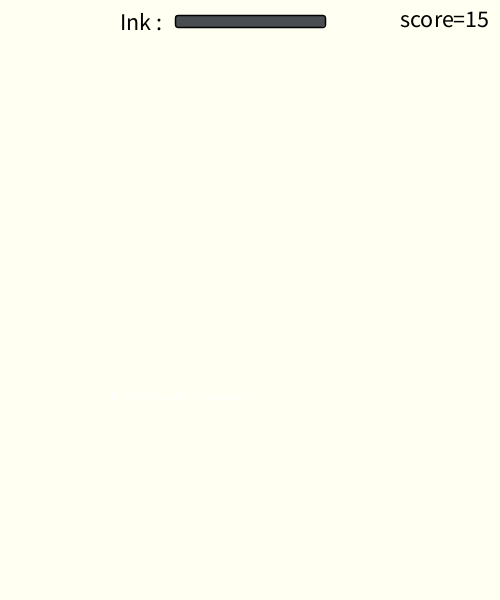
Frame 1 (no input)
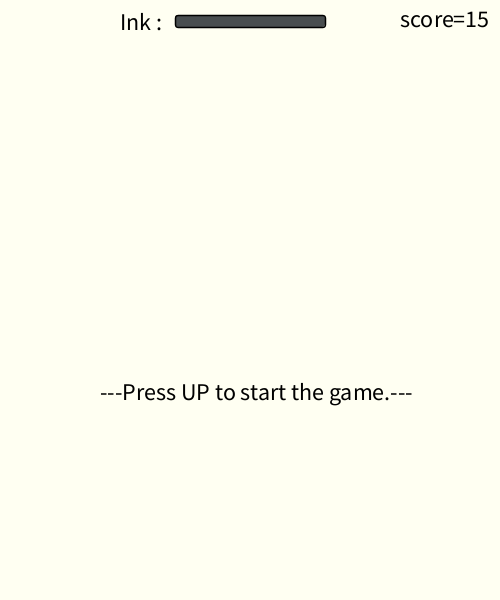
Frame 60 (the mouse pressed at the canvas centre just before this capture)
Frame 120 (the mouse held since frame 60 and released just before this capture): identical to frame 60, image omitted

The Processing sketch that drew these frames (run headless with seeded random() and noise(); from frame 60 on, the mouse is pressed at the canvas centre):

// Processing sketch: w12_4_Ink_Clean_NoLine
// ── w12_4_Ink_Clean_NoLine.pde
ArrayList<Curve> curves;//curves是一個 "放很多Curve的鏈結串列"
Curve curve;//宣告curve是一個Curve物件
NoLine zone;
int points_size=0, score=0, final_score;//點的總數/吃星星的得分/最終分數
boolean playing=false, cleaning=false;//控制開始/結束遊戲
float ink_size;//墨水量
void setup() {
  size(500, 600);
  //curve=new Curve();//new方法 創造物件
  zone=new NoLine();
  curves=new ArrayList<Curve>();  //new方法 創造curves是一個"放很多Curve的鏈結串列"
}
class Curve {//先定義一個物件Curve，Curve裡面有很多
  ArrayList<PVector>pts;//pts 是 放向量的鏈結串列
  Curve() {///在class面呼叫自己 >>>建構子:一開始就會做的事
    pts=new ArrayList<PVector>();//一開始先 創建向量pts
  }
  void draw() {//畫線
    for (int i=0; i<pts.size()-1; i++) {
      line(pts.get(i).x, pts.get(i).y, pts.get(i+1).x, pts.get(i+1).y);//第i個與i+1個連成線
    }
  }
  void addPoint(float x, float y) {///儲存向量的方法
    PVector pt=new PVector(x, y);//創建一個向量pt(x,y)
    pts.add(pt);//存入pts裡
  }
}
class NoLine {
  PVector p1, p2;
  void CantDrawZone(int x1, int y1, int x2, int y2) {
    p1=new PVector(x1, y1);
    p2=new PVector(x2, y2);
  }
}
void mouseDragged() {//滑鼠拖曳時把滑鼠座標加入curve裡>>>就是在存點
  if (playing&&ink_size>0) {
    if (mouseX>=zone.p1.x&&mouseX<=zone.p2.x&&mouseY>=zone.p1.y&&mouseY<=zone.p2.y) {//在不可畫的範圍外
      println("---------This Zone Can't Draw.---------");
      curve =new Curve();//創一個新的curve物件
      curves.add(curve);///把線段加入curves裡///每條線都收在curves鏈結串列之中
    } else {
      curve.addPoint(mouseX, mouseY);//把滑鼠點存入curve裡
      println(curves.size(), "--", curve.pts.size() );//輸出一行 就不用換行了
    }
  }
}
void mousePressed() {//按下滑鼠時，分段
  if (playing&&ink_size>0) {
    curve =new Curve();//創一個新的curve物件
    curves.add(curve);///把線段加入curves裡///每條線都收在curves鏈結串列之中
  }
}
void mouseReleased() {//釋放滑鼠時 計算點的總數
  if (playing&&ink_size>0) {
    points_size+=curve.pts.size();
    println("----------", points_size, "---------");
  }
}
void draw() {
  strokeWeight(1.5);
  background(#FFFFF2);
  if (!playing)text("---Press UP to start the game.---", 100, 400);
  if (playing) {
    zone.CantDrawZone(100, 200, 250, 322);//設定不可畫的範圍
    fill(255, 0, 0);
    rect(int(zone.p1.x), int(zone.p1.y), int(zone.p2.x-zone.p1.x), int(zone.p2.y-zone.p1.y));//標記不可畫的範圍
    //把每段線段都畫出來
    for (Curve c : curves) {//for-each循環，設置c為第一個curves、第二個、第三個...從頭跑到尾???
      c.draw();//畫線//對於每一個線段curve都把他畫出來
    }
  }
  Ink();
}
void cleanLines() {
  for (int i = curves.size() - 1; i >= 0; i--) {
    Curve part = curves.get(i);
    if (cleaning) {
      for (int j = curve.pts.size() - 1; j >= 0; j--) {
        PVector part2 = curve.pts.get(j);
        curve.pts.remove(j);
      }
      curves.remove(i);
    }
    points_size=0;
    ink_size=150;//恢復墨水量
    final_score=0;//總分重算
    score=0;//清空 吃星星的得分
  }
}
void keyPressed() {
  if (keyCode==UP)playing=true;//按 鍵盤上鍵 開始遊戲
  if (keyCode==DOWN) {
    cleaning=true;//按 下鍵 清除鍵
    cleanLines();
    println("----------", curves.size(), "---------");
    println("-----++++--", curve.pts.size(), "-++++------");
    println("----*****--", points_size, "-*****------");
  }
}
void Ink() {
  ink_size=150-( points_size )/8;
  textSize(24);
  fill(0, 0, 0);
  text("Ink :", 120, 30);
  if (ink_size>100) {///墨水量大於100時  顏色較深
    fill(#494E50);
    rect(175, 15, ink_size, 12, 3);
  } else if (ink_size>=60&&ink_size<=100) {//////墨水量100-50  顏色較深
    fill(#7F8689);
    rect(175, 15, ink_size, 12, 3);
  } else if (ink_size>0) {//////墨水量>0
    fill(#AFBBBF);
    rect(175, 15, ink_size, 12, 3);
  }
  final_score=score*10+int(ink_size/10);///初始有15分()墨水
  textSize(24);
  fill(0, 0, 0);
  if (final_score>=0)text("score="+final_score, 400, 27);//吃一顆星星+10分 總分45~0
  else text("score="+score*10, 400, 27);
}
